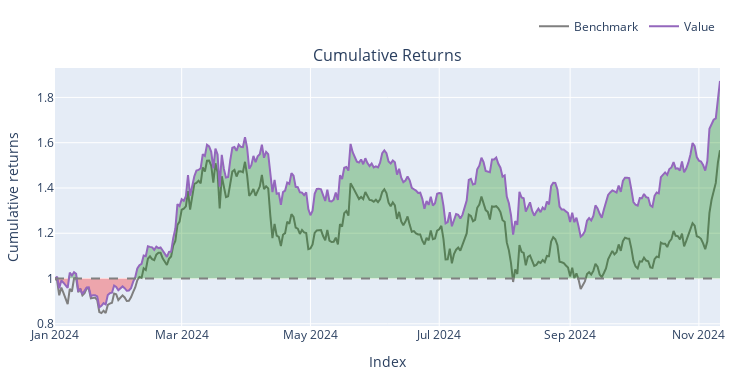

Write notebook code for a chart like this one.
### Code cell
portfolio.plot(silence_warnings=True).show()

### Figure 1 — Plotly figure (JSON) as saved in the notebook; plotly's stock layout.template omitted (floating-point values rounded to 4 significant figures; data arrays with more than 128 entries replaced by an {"elided": "..."} marker saying what was removed)
{"data": [{"legendgroup": "0", "line": {"color": "#7f7f7f"}, "name": "Benchmark", "showlegend": true, "type": "scatter", "uid": "dfae06e4-1e35-40c4-bc33-737488d60dbc", "x": {"elided": "316 str values"}, "xaxis": "x", "y": {"elided": "316 float values"}, "yaxis": "y"}, {"hoverinfo": "skip", "legendgroup": "1", "line": {"color": "rgba(0, 0, 0, 0)", "width": 0}, "opacity": 0, "showlegend": false, "type": "scatter", "uid": "47713ee1-5187-4a45-bf39-b21d54c660d2", "x": {"elided": "316 str values"}, "xaxis": "x", "y": {"elided": "316 int values"}, "yaxis": "y"}, {"connectgaps": false, "fill": "tonexty", "fillcolor": "rgba(0, 128, 0, 0.3)", "hoverinfo": "skip", "legendgroup": "1", "line": {"color": "rgba(0, 0, 0, 0)", "width": 0}, "opacity": 0, "showlegend": false, "type": "scatter", "uid": "1e286faf-8a75-40b4-90c6-6da1eea4f27c", "x": {"elided": "316 str values"}, "xaxis": "x", "y": {"elided": "316 float values"}, "yaxis": "y"}, {"hoverinfo": "skip", "legendgroup": "1", "line": {"color": "rgba(0, 0, 0, 0)", "width": 0}, "opacity": 0, "showlegend": false, "type": "scatter", "uid": "54368379-5e57-4c11-b92a-5531ed11d3fa", "x": {"elided": "316 str values"}, "xaxis": "x", "y": {"elided": "316 int values"}, "yaxis": "y"}, {"connectgaps": false, "fill": "tonexty", "fillcolor": "rgba(255, 0, 0, 0.3)", "hoverinfo": "skip", "legendgroup": "1", "line": {"color": "rgba(0, 0, 0, 0)", "width": 0}, "opacity": 0, "showlegend": false, "type": "scatter", "uid": "2fb6c5ed-9a36-41b7-b796-745a1be8e802", "x": {"elided": "316 str values"}, "xaxis": "x", "y": {"elided": "316 float values"}, "yaxis": "y"}, {"legendgroup": "2", "line": {"color": "#9467bd"}, "name": "Value", "showlegend": true, "type": "scatter", "uid": "cef5eb50-9ff5-4045-a196-087bc629aaf0", "x": {"elided": "316 str values"}, "xaxis": "x", "y": {"elided": "316 float values"}, "yaxis": "y"}, {"hoverinfo": "skip", "legendgroup": "1", "line": {"color": "rgba(0, 0, 0, 0)", "width": 0}, "opacity": 0, "showlegend": false, "type": "scatter", "uid": "bf83b6a3-905d-4bbc-bba6-a27fa31b8650", "x": {"elided": "316 str values"}, "xaxis": "x", "y": {"elided": "316 int values"}, "yaxis": "y"}], "layout": {"annotations": [{"font": {"size": 16}, "showarrow": false, "text": "Cumulative Returns", "x": 0.5, "xanchor": "center", "xref": "paper", "y": 1, "yanchor": "bottom", "yref": "paper"}], "height": 380, "legend": {"orientation": "h", "traceorder": "normal", "x": 1, "xanchor": "right", "y": 1.105, "yanchor": "bottom"}, "margin": {"b": 30, "l": 30, "r": 30, "t": 30}, "shapes": [{"line": {"color": "gray", "dash": "dash"}, "type": "line", "x0": 0, "x1": 1, "xref": "paper", "y0": 1, "y1": 1, "yref": "y"}], "showlegend": true, "width": 750, "xaxis": {"anchor": "y", "domain": [0, 1], "title": {"text": "Index"}}, "yaxis": {"anchor": "x", "domain": [0, 1], "title": {"text": "Cumulative returns"}}}}
